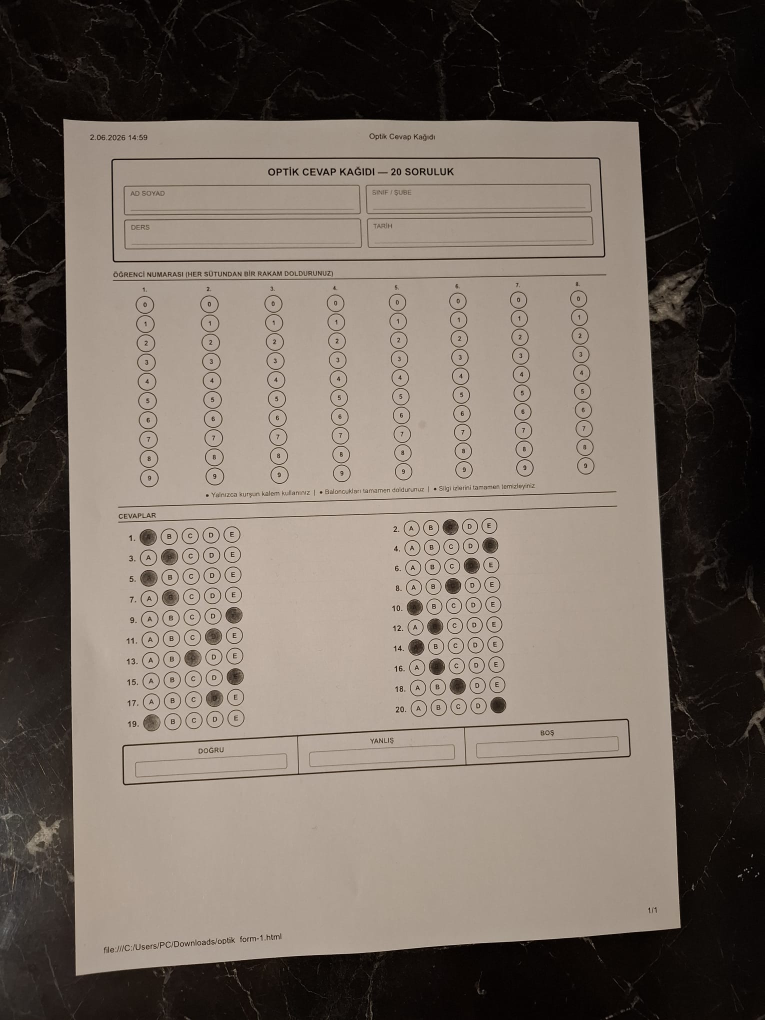
#> input picture bolum2_optik/CevapAnahtari.jpeg, 1530 x 2040 px (shown at 1/2 size)
$ python optik_okuma.py
#> lines starting #> are read from the running program, lines starting #| are printed output that depends on the picture; after the words box and inside, x2 and y2 are one past the last pixel; in counts of white or black regions, pixels touching at a corner belong together
#> further down, img_ca is the input picture: shape (2040, 1530, 3); mean B, G, R 94.3, 103.3, 113.9
import cv2
import numpy as np
import matplotlib
matplotlib.use('TkAgg')
import matplotlib.pyplot as plt
import os

CEVAP_ANAHTARI_DOSYA = "CevapAnahtari.jpeg"


DOSYALAR = [
    ("BerkayAnakli_22060372.jpeg",   "Berkay Anaklı",   None),
    ("BatuhanYilmaz_22060363.jpeg",  "Batuhan Yılmaz",  None),
    ("NurlanGuliyev_22060003.jpeg",  "Nurlan Guliyev",  None),
    ("NagihanZan_22060682.jpeg",     "Nagihan Zan",     None),
    ("OzgurErcan_21060996.jpeg",     "Özgür Ercan",     None),
    ("TubaSarikaya_22060374.jpeg",   "Tuba Sarıkaya",   None),
    ("DuyguKaya_22060369.jpeg",      "Duygu Kaya",      None),
    ("NurayNart_22060393.jpeg",      "Nuray Nart",      None),
    ("GokdenizCoban_22060350.jpeg",  "Gökdeniz Çoban",  None),
    ("RevasAkin_22060396.jpeg",      "Revas Akın",      None),
]

SECENEKLER = ['A', 'B', 'C', 'D', 'E']


def perspektif_duzelt(img):
    gray = cv2.cvtColor(img, cv2.COLOR_BGR2GRAY)
    blurred = cv2.GaussianBlur(gray, (7, 7), 0)
    _, thresh = cv2.threshold(blurred, 100, 255, cv2.THRESH_BINARY)
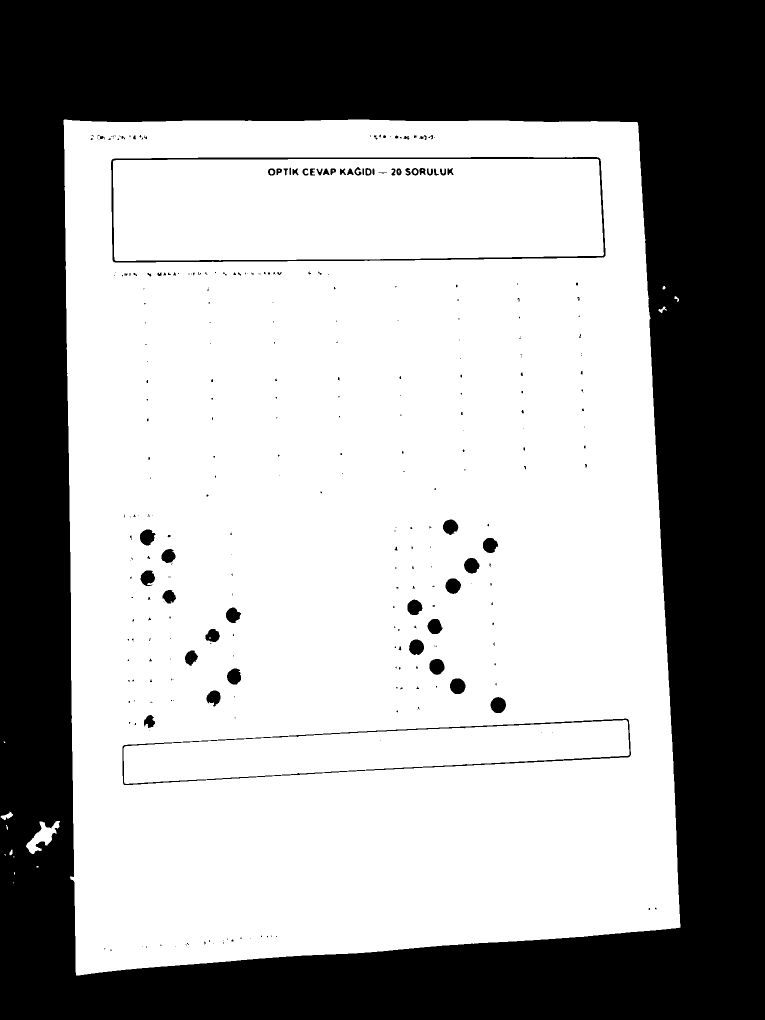
#> thresh: shape (2040, 1530) (shown at 1/2 size); 62% white; 316 black regions (241 under 20 px), largest, box (x1, y1, x2, y2) and area: (0, 0, 1530, 2040) 1156402, (222, 314, 1211, 525) 7785, (245, 1437, 1262, 1570) 4945
    k = np.ones((15, 15), np.uint8)
    closed = cv2.morphologyEx(thresh, cv2.MORPH_CLOSE, k, iterations=3)
#> closed: shape (2040, 1530); 63.1% white; 1 black region
    contours, _ = cv2.findContours(closed, cv2.RETR_EXTERNAL, cv2.CHAIN_APPROX_SIMPLE)
#> contours = 3 contours, 2 with area under 20; largest, box (x1, y1, x2, y2) and area: (0, 239, 1361, 1951) 1967480
    biggest = max(contours, key=cv2.contourArea)
#> biggest = contour of 543 points, box (x1, y1, x2, y2) (0, 239, 1361, 1951), area 1967480
    epsilon = 0.02 * cv2.arcLength(biggest, True)
#> epsilon = 130.2
    approx = cv2.approxPolyDP(biggest, epsilon, True)
#> approx = [[128, 239], [146, 1641], [0, 1710], [147, 1669], [152, 1950], [1360, 1854], [1275, 245]]
    if len(approx) != 4:
        hull = cv2.convexHull(biggest)
#> hull = contour of 20 points, box (x1, y1, x2, y2) (0, 239, 1361, 1951), area 2146570
        epsilon = 0.05 * cv2.arcLength(hull, True)
#> epsilon = 287
        approx = cv2.approxPolyDP(hull, epsilon, True)
#> approx = [[1275, 245], [1360, 1854], [152, 1950], [127, 240]]
    pts = approx.reshape(-1, 2).astype(np.float32)
#> pts has the same summary as approx
    rect = np.zeros((4, 2), dtype=np.float32)
    s = pts.sum(axis=1)
#> s = [1520, 3214, 2102, 367]
    rect[0] = pts[np.argmin(s)]; rect[2] = pts[np.argmax(s)]
    diff = np.diff(pts, axis=1)
#> diff = [-1030, 494, 1798, 113]
    rect[1] = pts[np.argmin(diff)]; rect[3] = pts[np.argmax(diff)]
    dst = np.array([[0, 0], [794, 0], [794, 1123], [0, 1123]], dtype=np.float32)
    M = cv2.getPerspectiveTransform(rect, dst)
    return cv2.warpPerspective(img, M, (794, 1123))


def ogr_no_oku(warped, result):
    gray = cv2.cvtColor(warped, cv2.COLOR_BGR2GRAY)
    y1, y2, x1, x2 = 240, 550, 60, 760
    bolge = gray[y1:y2, x1:x2]
    adaptive = cv2.adaptiveThreshold(bolge, 255,
        cv2.ADAPTIVE_THRESH_GAUSSIAN_C, cv2.THRESH_BINARY_INV, 21, 4)
    contours, _ = cv2.findContours(adaptive, cv2.RETR_EXTERNAL, cv2.CHAIN_APPROX_SIMPLE)

    daireler = []
    for cnt in contours:
        area = cv2.contourArea(cnt)
        if area < 50 or area > 800: continue
        (cx, cy), r = cv2.minEnclosingCircle(cnt)
        cx, cy, r = int(cx), int(cy), int(r)
        if r == 0: continue
        if area / (np.pi * r * r) > 0.55:
            daireler.append((cx + x1, cy + y1, r))

    if not daireler:
        return "00000000", result


    xs = np.array([d[0] for d in daireler], dtype=np.float32).reshape(-1, 1)
    criteria = (cv2.TERM_CRITERIA_EPS + cv2.TERM_CRITERIA_MAX_ITER, 100, 0.1)
    _, labels, centers = cv2.kmeans(xs, 8, None, criteria, 10, cv2.KMEANS_RANDOM_CENTERS)
    order = np.argsort(centers.flatten())
    label_map = {old: new for new, old in enumerate(order)}
    sutunlar = [[] for _ in range(8)]
    for (x, y, r), lbl in zip(daireler, labels.flatten()):
        sutunlar[label_map[lbl]].append((x, y, r))

    genel_y_min = min(d[1] for s in sutunlar for d in s)
    adim = 26
    ogr_no = ""

    for sutun in sutunlar:
        sutun_s = sorted(sutun, key=lambda d: d[1])
        if not sutun_s:
            ogr_no += "0"; continue
        for x, y, r in sutun_s:
            cv2.circle(result, (x, y), r, (0, 180, 0), 2)
        y_min_sutun = min(d[1] for d in sutun_s)
        offset = round((y_min_sutun - genel_y_min) / adim)
        bulundu = False
        for sira, (x, y, r) in enumerate(sutun_s):
            roi = gray[max(0, y-r):y+r, max(0, x-r):x+r]
            if roi.size == 0: continue
            if np.mean(roi) < 115:
                rakam = max(0, min(9, sira + offset))
                ogr_no += str(rakam)
                cv2.circle(result, (x, y), r, (255, 0, 0), -1)
                cv2.circle(result, (x, y), r, (150, 0, 0), 2)
                cv2.putText(result, str(rakam), (x-5, y+5),
                            cv2.FONT_HERSHEY_SIMPLEX, 0.45, (255, 255, 255), 1)
                bulundu = True; break
        if not bulundu:
            ogr_no += "0"

    return ogr_no, result


def cevaplari_oku(warped, result, esik=110):
#> called with esik = 110
    gray = cv2.cvtColor(warped, cv2.COLOR_BGR2GRAY)
#> gray: shape (1123, 794)
    CVP_Y1, CVP_Y2 = 555, 985
    SOL_X1, SOL_X2 = 60, 390
    SAG_X1, SAG_X2 = 400, 760

    circles = cv2.HoughCircles(gray, cv2.HOUGH_GRADIENT,
        dp=1.2, minDist=16, param1=50, param2=22,
        minRadius=8, maxRadius=18)
#> circles = 181 rows, first 8: [694.2, 490.2, 12.68], [189, 489, 12.56], [441, 309, 12.44], [100.2, 621, 11.48], [209.4, 621, 11.48], [100.2, 675, 11.36], [209.4, 675, 11.36], [102.6, 333, 12.68]
    if circles is None:
        return {}
    circles = np.round(circles[0]).astype(int)
#> circles = 181 rows, first 8: [694, 490, 13], [189, 489, 13], [441, 309, 12], [100, 621, 11], [209, 621, 11], [100, 675, 11], [209, 675, 11], [103, 333, 13]

    sol = [(x, y, r) for x, y, r in circles if SOL_X1 < x < SOL_X2 and CVP_Y1 < y < CVP_Y2]
#> sol = 51 items, first 6: (100, 621, 11), (209, 621, 11), (100, 675, 11), (209, 675, 11), (100, 567, 11), (208, 809, 12)
    sag = [(x, y, r) for x, y, r in circles if SAG_X1 < x < SAG_X2 and CVP_Y1 < y < CVP_Y2]
#> sag = 50 items, first 6: (503, 757, 11), (557, 730, 11), (476, 568, 11), (477, 783, 11), (531, 784, 12), (556, 596, 11)

    def isle(daireler, baslangic):
#> called with baslangic = 1
        if not daireler: return {}
        daireler = sorted(daireler, key=lambda d: d[1])
#> daireler = 51 items, first 6: (100, 567, 11), (154, 567, 9), (209, 567, 9), (127, 567, 11), (183, 567, 10), (182, 593, 11)
        satirlar, satir = [], [daireler[0]]
#> satirlar = []; satir = [(100, 567, 11)]
        for d in daireler[1:]:
            if abs(d[1] - satir[-1][1]) < 15: satir.append(d)
            else:
                satirlar.append(sorted(satir, key=lambda d: d[0]))
                satir = [d]
#> this loop made 50 passes
#> satir on passes 5, 10, 15, 20, 25, 30, 35, 40: [(182, 593, 11)], [(100, 621, 11)], [(155, 647, 10)], [(100, 675, 11)], [(209, 701, 12)], [(182, 728, 11)], [(182, 755, 11)], [(181, 783, 11)]
#> after the loop, satirlar = 10 items
        satirlar.append(sorted(satir, key=lambda d: d[0]))
        cevaplar = {}
        soru = baslangic
        for satir in satirlar:
            if len(satir) != 5: continue
            for idx, (x, y, r) in enumerate(satir):
                maske = np.zeros_like(gray)
                cv2.circle(maske, (x, y), int(r * 0.7), 255, -1)
                piksel = gray[maske == 255]
                if len(piksel) > 0 and np.mean(piksel) < esik:
                    cevaplar[soru] = SECENEKLER[idx]
                    cv2.circle(result, (x, y), r, (255, 0, 0), -1)
                    cv2.circle(result, (x, y), r+2, (150, 0, 0), 2)
                    cv2.putText(result, str(soru), (x-8, y+4),
                                cv2.FONT_HERSHEY_SIMPLEX, 0.35, (255, 255, 255), 1)
                else:
                    cv2.circle(result, (x, y), r, (0, 180, 0), 2)
            soru += 2
            if soru > 20: break
#> this loop made 10 passes
#> soru on passes 1 to 8: 3, 5, 7, 9, 11, 13, 15, 17
#> maske: shape (1123, 794); 0.02% white; 1 white region, box (x1, y1, x2, y2) and area: (200, 801, 217, 818) 197
#> after the loop, cevaplar = 10 items; soru = 21
        return cevaplar

    return {**isle(sol, 1), **isle(sag, 2)}
#> call 2 of isle, with baslangic = 2
#> in isle (call 2), `daireler = sorted(daireler, key=lambda d: d[1])`: daireler = 50 items, first 6: (499, 563, 17), (476, 568, 11), (449, 568, 9), (556, 569, 11), (529, 569, 11), (449, 595, 11)
#> in isle (call 2), `satirlar, satir = [], [daireler[0]]`: satirlar = []; satir = [(499, 563, 17)]
#> the loop in isle (call 2), `for d in daireler[1:]:` made 49 passes
#> satir on passes 5, 10, 15, 20, 25, 30, 35, 40: [(449, 595, 11)], [(477, 621, 10)], [(530, 649, 11)], [(448, 674, 9)], [(503, 701, 11)], [(449, 729, 11)], [(503, 757, 11)], [(477, 783, 11)]
#> after the loop in isle (call 2), `for d in daireler[1:]:`: satirlar = 9 items
#> the loop in isle (call 2), `for satir in satirlar:` made 10 passes
#> soru on passes 1 to 8: 4, 6, 8, 10, 12, 14, 16, 18
#> after the loop in isle (call 2), `for satir in satirlar:`:
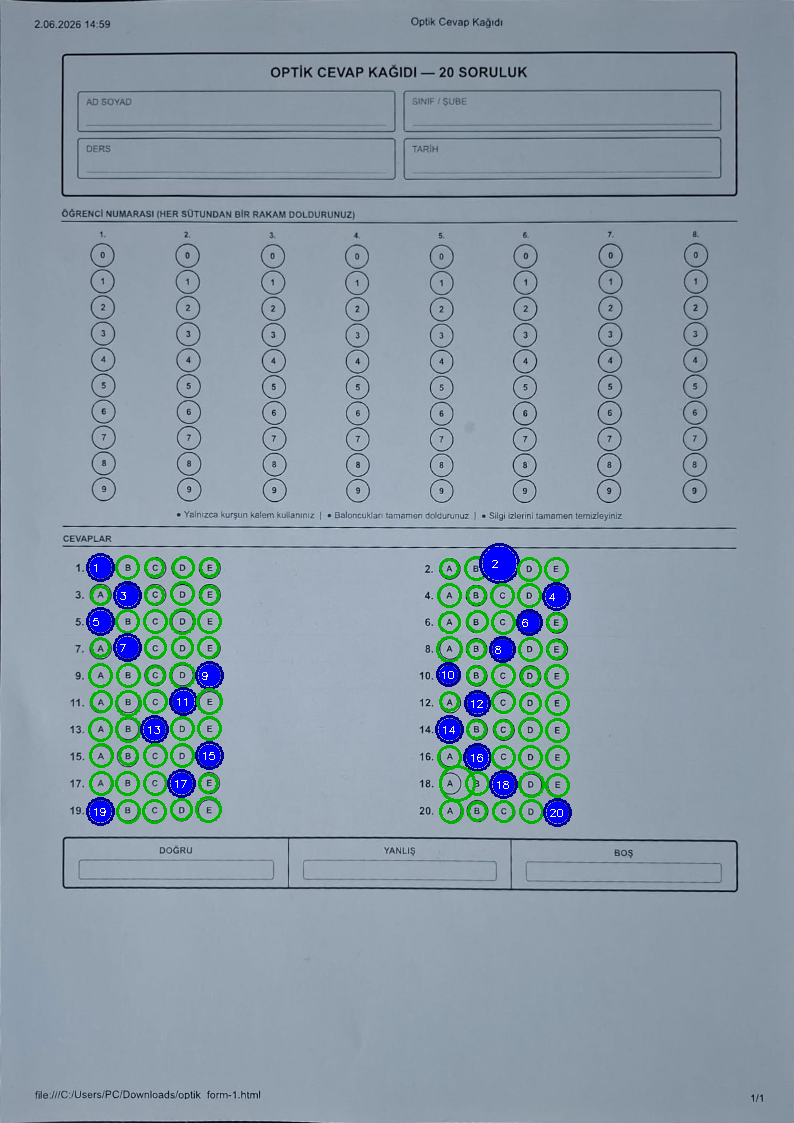
#> result: shape (1123, 794, 3); mean B, G, R 167.4, 154.1, 138.5
#> after the loop in isle (call 2), `for satir in satirlar:`: soru = 22


def sonuc_hesapla(cevaplar, anahtar):
    d = y_ = b = 0
    for s in range(1, 21):
        c = cevaplar.get(s)
        if c is None: b += 1
        elif c == anahtar.get(s): d += 1
        else: y_ += 1
    return d, y_, b


def gorsel_olustur(result, isim, ogr_no, cevaplar, anahtar, dogru, yanlis, bos, net, idx):
    fig = plt.figure(figsize=(16, 11))
    fig.patch.set_facecolor('white')

    ax_img = fig.add_axes([0.01, 0.10, 0.55, 0.85])
    ax_img.imshow(result)
    ax_img.set_title("Kırmızı=İşaretli  Yeşil=Boş", fontsize=11, fontweight='bold')
    ax_img.axis('off')

    ax_info = fig.add_axes([0.58, 0.75, 0.40, 0.20])
    ax_info.axis('off')
    ax_info.text(0.05, 0.85, f"Ad Soyad   : {isim}", fontsize=11, fontweight='bold', transform=ax_info.transAxes)
    ax_info.text(0.05, 0.62, f"Ogrenci No : {ogr_no}", fontsize=11, transform=ax_info.transAxes)
    ax_info.text(0.05, 0.39, f"Dogru:{dogru}  Yanlis:{yanlis}  Bos:{bos}",
                fontsize=11, fontweight='bold', color='darkgreen', transform=ax_info.transAxes)
    ax_info.text(0.05, 0.16, f"Net Puan   : {net}", fontsize=11, transform=ax_info.transAxes)

    ax_tbl = fig.add_axes([0.58, 0.10, 0.40, 0.62])
    ax_tbl.axis('off')
    tablo_veri, renkler = [], []
    for s in range(1, 21):
        ogr = cevaplar.get(s, "-")
        ans = anahtar.get(s, "-")
        if ogr == "-":     durum = "BOS";      renk = "#fff3cd"
        elif ogr == ans:   durum = "DOGRU";    renk = "#d4edda"
        else:              durum = "YANLIS";   renk = "#f8d7da"
        tablo_veri.append([str(s), ogr, ans, durum])
        renkler.append(renk)

    tbl = ax_tbl.table(cellText=tablo_veri,
                       colLabels=["Soru", "Ogrenci", "Anahtar", "Durum"],
                       loc='center', cellLoc='center')
    tbl.auto_set_font_size(False); tbl.set_fontsize(8.5); tbl.scale(1, 1.15)
    for j in range(4):
        tbl[0, j].set_facecolor('#2c3e50')
        tbl[0, j].set_text_props(color='white', fontweight='bold')
    for row, renk in enumerate(renkler):
        for j in range(4): tbl[row+1, j].set_facecolor(renk)

    fig.suptitle(f"2. BOLUM - {isim}  ({idx}/10)", fontsize=13, fontweight='bold', y=0.99)
    plt.savefig(f"optik_ogr_{idx:02d}.jpg", dpi=130, bbox_inches='tight', facecolor='white')
    plt.close()
    print(f"  -> optik_ogr_{idx:02d}.jpg kaydedildi")


print("Cevap anahtari okunuyor...")
img_ca = cv2.imread(CEVAP_ANAHTARI_DOSYA)
if img_ca is None:
    print(f"HATA: {CEVAP_ANAHTARI_DOSYA} bulunamadi!")
    exit()

warped_ca = perspektif_duzelt(img_ca)
result_ca = cv2.cvtColor(warped_ca, cv2.COLOR_BGR2RGB).copy()
CEVAP_ANAHTARI = cevaplari_oku(warped_ca, result_ca)
#> CEVAP_ANAHTARI = 20 items
print(f"Cevap anahtari: {CEVAP_ANAHTARI}")
#| Cevap anahtari: {1: 'A', 3: 'B', 5: 'A', 7: 'B', 9: 'E', 11: 'D', 13: 'C', 15: 'E', 17: 'D', 19: 'A', 2: 'C', 4: 'E', 6: 'D', 8: 'C', 10: 'A', 12: 'B', 14: 'A', 16: 'B', 18: 'C', 20: 'E'}


fig = plt.figure(figsize=(16, 11))
fig.patch.set_facecolor('white')
ax = fig.add_axes([0.01, 0.05, 0.55, 0.90])
ax.imshow(result_ca)
ax.set_title("Cevap Anahtari Formu", fontsize=12, fontweight='bold')
ax.axis('off')
ax2 = fig.add_axes([0.58, 0.10, 0.40, 0.80])
ax2.axis('off')
veri_ca = [[str(s), CEVAP_ANAHTARI.get(s, "-")] for s in range(1, 21)]
#> veri_ca = [['1', 'A'], ['2', 'C'], ['3', 'B'], ['4', 'E'], ['5', 'A'], ['6', 'D'], ['7', 'B'], ['8', 'C'], ['9', 'E'], ['10', 'A'], ['11', 'D'], ['12', 'B'], ['13', 'C'], ['14', 'A'], ['15', 'E'], ['16', 'B'], ['17', 'D'], ['18', 'C'], ['19', 'A'], ['20', 'E']]
tbl_ca = ax2.table(cellText=veri_ca, colLabels=["Soru", "Dogru Cevap"],
                   loc='center', cellLoc='center')
tbl_ca.auto_set_font_size(False); tbl_ca.set_fontsize(10); tbl_ca.scale(1, 1.7)
for j in range(2):
    tbl_ca[0, j].set_facecolor('#2c3e50')
    tbl_ca[0, j].set_text_props(color='white', fontweight='bold')
fig.suptitle("2. BOLUM - Cevap Anahtari", fontsize=13, fontweight='bold', y=0.99)
plt.savefig("optik_cevap_anahtari.jpg", dpi=130, bbox_inches='tight', facecolor='white')
plt.close()
print("Cevap anahtari gorseli kaydedildi.")


tum_sonuclar = []
print("\n" + "="*65)
print(f"{'Ad Soyad':<22} {'Ogr.No':^10} {'D':>4} {'Y':>4} {'B':>4} {'Net':>6}")
print("="*65)

for idx, (dosya, isim, ogr_no_elle) in enumerate(DOSYALAR, 1):
    if not os.path.exists(dosya):
        print(f"HATA: {dosya} bulunamadi!"); continue

    img = cv2.imread(dosya)
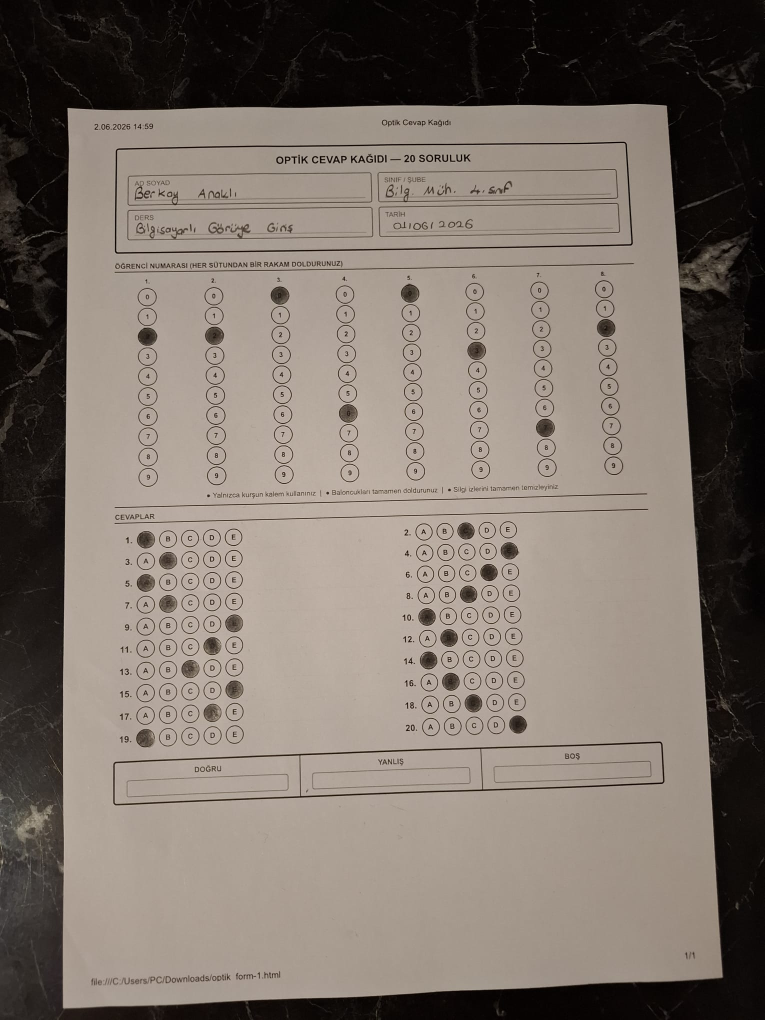
#> input picture bolum2_optik/BerkayAnakli_22060372.jpeg, 1530 x 2040 px (shown at 1/2 size)
#> img is the input picture: shape (2040, 1530, 3); mean B, G, R 106.3, 114.8, 125
    warped = perspektif_duzelt(img)
#> in perspektif_duzelt (call 2), `contours, _ = cv2.findContours(closed, cv2.RETR_EXTERNAL, cv2.CHAIN_AP..`: contours = 4 contours; box (x1, y1, x2, y2) and area: (0, 208, 1445, 2017) 2241460, (1412, 509, 1446, 554) 394, (0, 1589, 7, 1600) 44, (1403, 557, 1411, 564) 42
    result = cv2.cvtColor(warped, cv2.COLOR_BGR2RGB).copy()
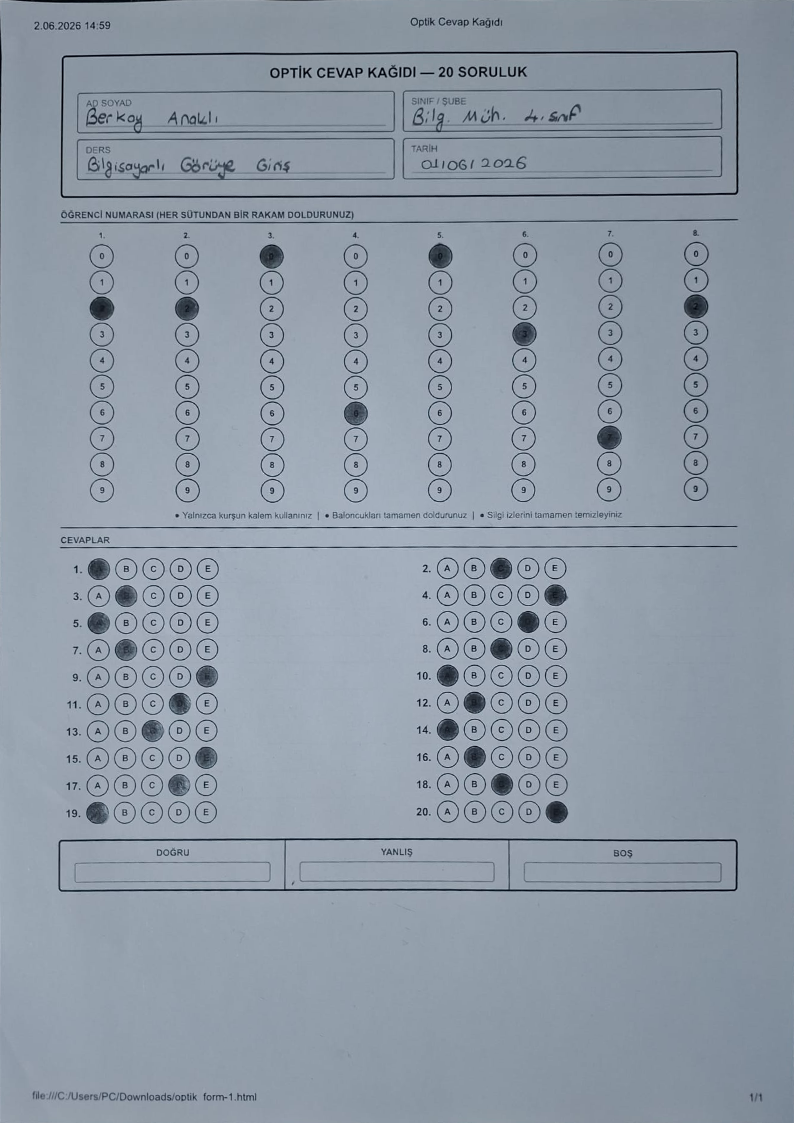
#> result: shape (1123, 794, 3); mean B, G, R 165.8, 153.4, 142.4
    ogr_no, result = ogr_no_oku(warped, result)
#> (the rest of the program and of its run is left out)
